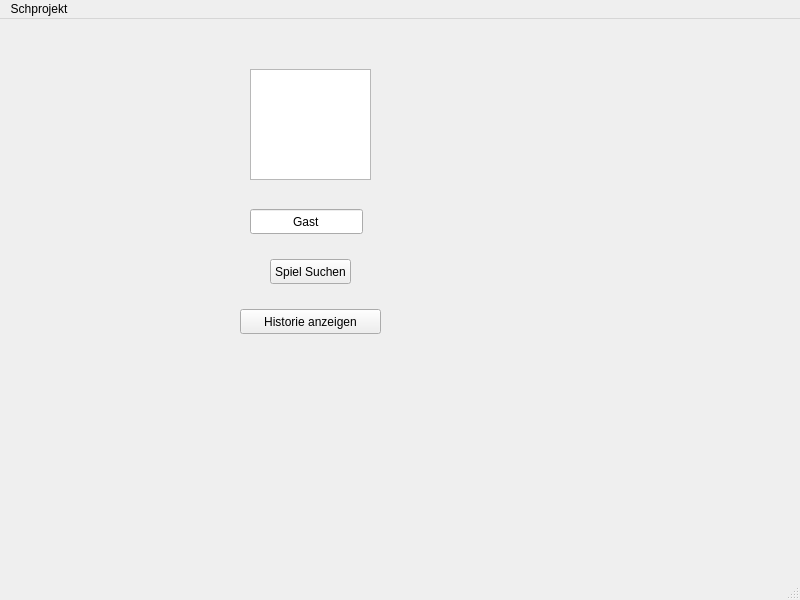
<?xml version="1.0" encoding="UTF-8"?>
<ui version="4.0">
 <class>HauptMenue</class>
 <widget class="QMainWindow" name="HauptMenue">
  <property name="geometry">
   <rect>
    <x>0</x>
    <y>0</y>
    <width>800</width>
    <height>600</height>
   </rect>
  </property>
  <property name="windowTitle">
   <string>HauptMenue</string>
  </property>
  <widget class="QWidget" name="centralwidget">
   <widget class="QLineEdit" name="tfSpielername">
    <property name="geometry">
     <rect>
      <x>250</x>
      <y>190</y>
      <width>113</width>
      <height>25</height>
     </rect>
    </property>
    <property name="layoutDirection">
     <enum>Qt::LayoutDirection::LeftToRight</enum>
    </property>
    <property name="text">
     <string>Gast</string>
    </property>
    <property name="alignment">
     <set>Qt::AlignmentFlag::AlignCenter</set>
    </property>
   </widget>
   <widget class="QGraphicsView" name="picLogo">
    <property name="geometry">
     <rect>
      <x>250</x>
      <y>50</y>
      <width>121</width>
      <height>111</height>
     </rect>
    </property>
   </widget>
   <widget class="QPushButton" name="btnSpielSuchen">
    <property name="geometry">
     <rect>
      <x>270</x>
      <y>240</y>
      <width>81</width>
      <height>25</height>
     </rect>
    </property>
    <property name="text">
     <string>Spiel Suchen</string>
    </property>
   </widget>
   <widget class="QPushButton" name="btnHistorieAnzeigen">
    <property name="geometry">
     <rect>
      <x>240</x>
      <y>290</y>
      <width>141</width>
      <height>25</height>
     </rect>
    </property>
    <property name="text">
     <string>Historie anzeigen</string>
    </property>
   </widget>
  </widget>
  <widget class="QMenuBar" name="menubar">
   <property name="geometry">
    <rect>
     <x>0</x>
     <y>0</y>
     <width>800</width>
     <height>22</height>
    </rect>
   </property>
   <widget class="QMenu" name="menuSchprojekt">
    <property name="title">
     <string>Schprojekt</string>
    </property>
   </widget>
   <addaction name="menuSchprojekt"/>
  </widget>
  <widget class="QStatusBar" name="statusbar"/>
 </widget>
 <resources/>
 <connections/>
</ui>
